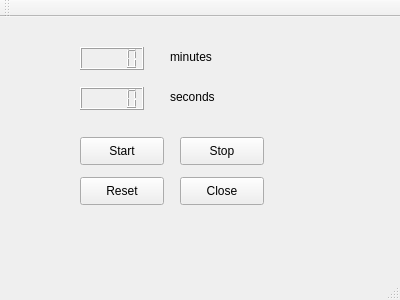
<?xml version="1.0" encoding="UTF-8"?>
<ui version="4.0">
 <class>MainWindow</class>
 <widget class="QMainWindow" name="MainWindow">
  <property name="geometry">
   <rect>
    <x>0</x>
    <y>0</y>
    <width>400</width>
    <height>300</height>
   </rect>
  </property>
  <property name="windowTitle">
   <string>MainWindow</string>
  </property>
  <widget class="QWidget" name="centralWidget">
   <widget class="QLCDNumber" name="lcdNumberMin">
    <property name="geometry">
     <rect>
      <x>80</x>
      <y>30</y>
      <width>64</width>
      <height>23</height>
     </rect>
    </property>
   </widget>
   <widget class="QLCDNumber" name="lcdNumberSec">
    <property name="geometry">
     <rect>
      <x>80</x>
      <y>70</y>
      <width>64</width>
      <height>23</height>
     </rect>
    </property>
   </widget>
   <widget class="QLabel" name="minLabel">
    <property name="geometry">
     <rect>
      <x>170</x>
      <y>30</y>
      <width>63</width>
      <height>20</height>
     </rect>
    </property>
    <property name="text">
     <string>minutes</string>
    </property>
   </widget>
   <widget class="QLabel" name="secLabel">
    <property name="geometry">
     <rect>
      <x>170</x>
      <y>70</y>
      <width>63</width>
      <height>20</height>
     </rect>
    </property>
    <property name="text">
     <string>seconds</string>
    </property>
   </widget>
   <widget class="QPushButton" name="startButton">
    <property name="geometry">
     <rect>
      <x>80</x>
      <y>120</y>
      <width>84</width>
      <height>28</height>
     </rect>
    </property>
    <property name="text">
     <string>Start</string>
    </property>
   </widget>
   <widget class="QPushButton" name="stopButton">
    <property name="geometry">
     <rect>
      <x>180</x>
      <y>120</y>
      <width>84</width>
      <height>28</height>
     </rect>
    </property>
    <property name="text">
     <string>Stop</string>
    </property>
   </widget>
   <widget class="QPushButton" name="resetButton">
    <property name="geometry">
     <rect>
      <x>80</x>
      <y>160</y>
      <width>84</width>
      <height>28</height>
     </rect>
    </property>
    <property name="text">
     <string>Reset</string>
    </property>
   </widget>
   <widget class="QPushButton" name="closeButton">
    <property name="geometry">
     <rect>
      <x>180</x>
      <y>160</y>
      <width>84</width>
      <height>28</height>
     </rect>
    </property>
    <property name="text">
     <string>Close</string>
    </property>
   </widget>
  </widget>
  <widget class="QMenuBar" name="menuBar">
   <property name="geometry">
    <rect>
     <x>0</x>
     <y>0</y>
     <width>400</width>
     <height>26</height>
    </rect>
   </property>
  </widget>
  <widget class="QToolBar" name="mainToolBar">
   <attribute name="toolBarArea">
    <enum>TopToolBarArea</enum>
   </attribute>
   <attribute name="toolBarBreak">
    <bool>false</bool>
   </attribute>
  </widget>
  <widget class="QStatusBar" name="statusBar"/>
 </widget>
 <layoutdefault spacing="6" margin="11"/>
 <resources/>
 <connections>
  <connection>
   <sender>closeButton</sender>
   <signal>clicked()</signal>
   <receiver>MainWindow</receiver>
   <slot>close()</slot>
   <hints>
    <hint type="sourcelabel">
     <x>221</x>
     <y>215</y>
    </hint>
    <hint type="destinationlabel">
     <x>199</x>
     <y>149</y>
    </hint>
   </hints>
  </connection>
 </connections>
</ui>
